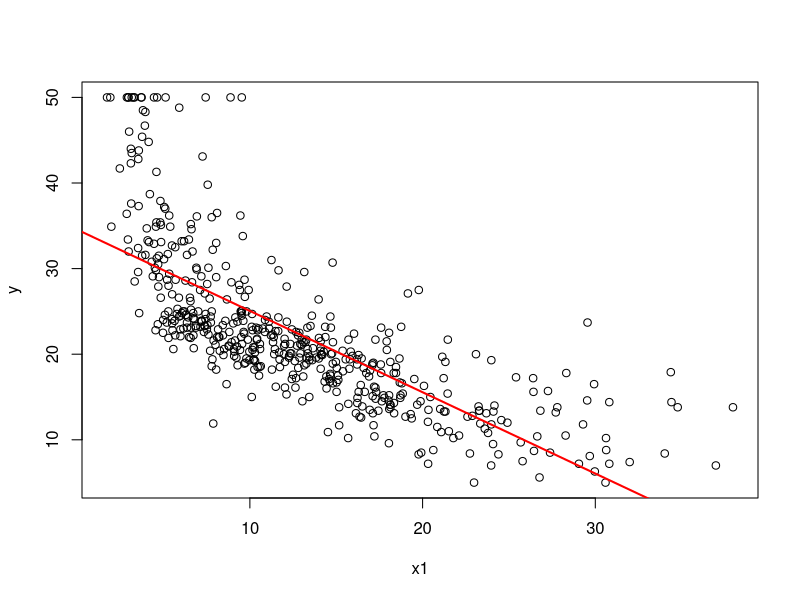
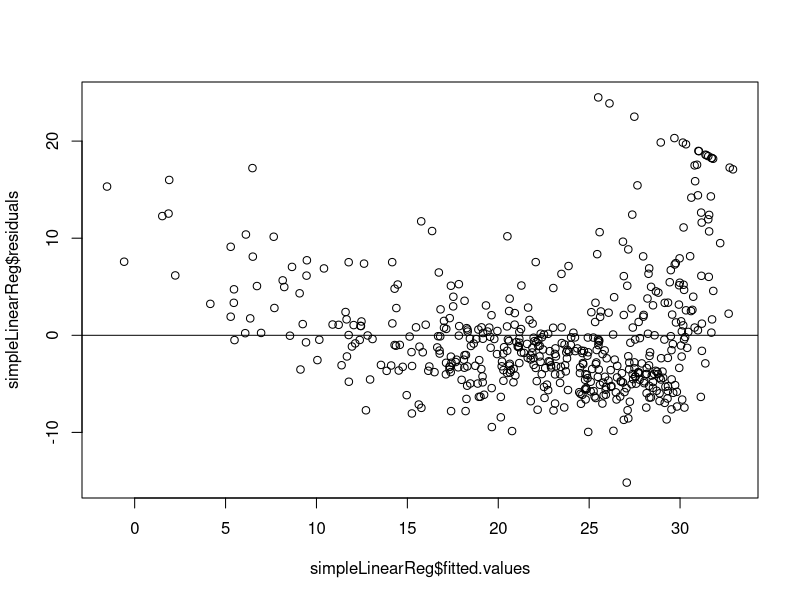
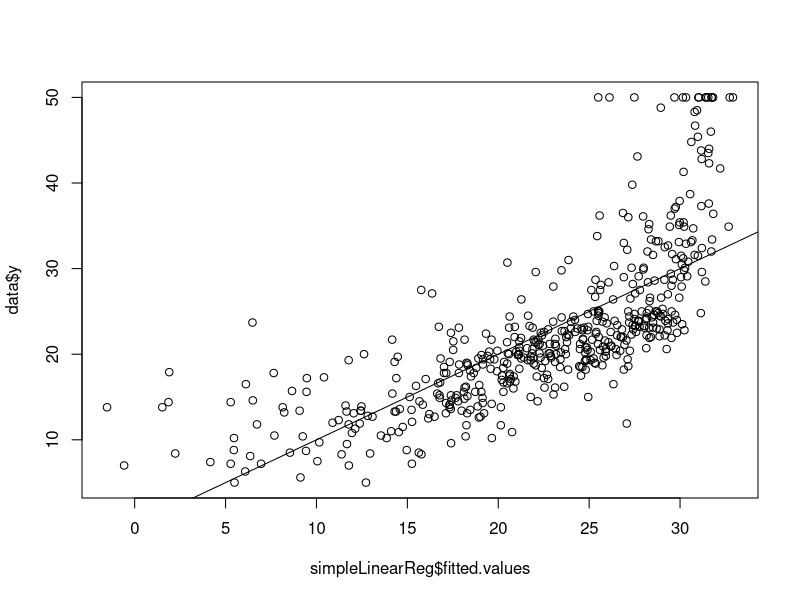
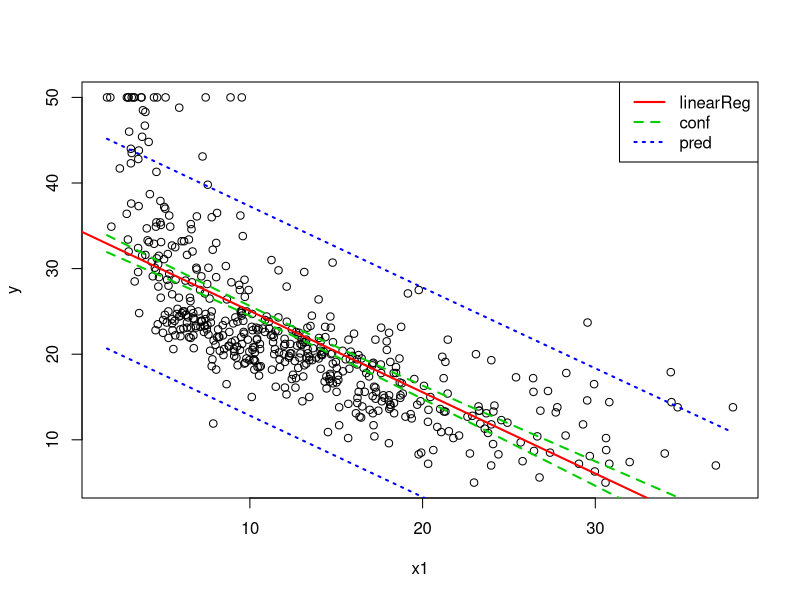
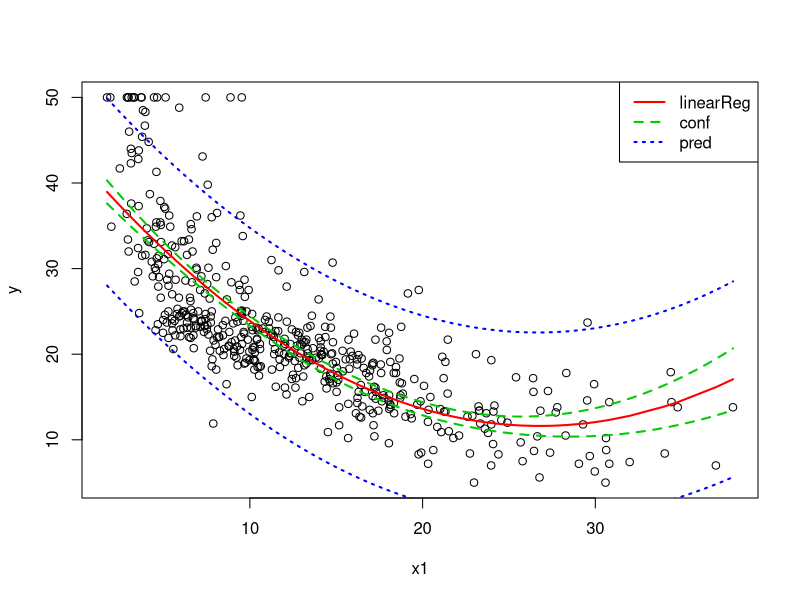

Here is the R script that generated these plots, in order:
# Adresse du dossier où vous travaillez
setwd("/home/charles/github/CREMIfiles/IF344_Analyse/apprentissageSuperviseRegression/Code")

# Packages utilisés dans la suite
library(MASS)
require(pls)
require(splines)

# Supprimer toutes les variables
rm(list=ls(all=TRUE))

# Utilisation de données sur data
# Affichage des informations
?Boston # help on Boston dataset from the lib MASS

# Affichage des données
print(Boston)

# Transformation des données
data <- Boston
data <- data.frame(
  y=Boston$medv,
  x1=Boston$lstat,
  x2=Boston$age,
  x3=Boston$crim,
  x4=Boston$zn,
  x5=Boston$indus,
  x6=Boston$chas,
  x7=Boston$nox,
  x8=Boston$rm,
  x9=Boston$dis,
  x10=Boston$rad,
  x11=Boston$tax,
  x12=Boston$ptratio,
  x13=Boston$black
)

# Paramètres
n <- length(data$y) # nb rows
alpha <- 0.05

## Mise en place de la régression linéaire [SIMPLE]
# Peut on utiliser x1 = pourcentage de la population pauvre
# pour prédire y = valeur médiane des maisons en milliers de dollars.
simpleLinearReg <- lm(y~x1, data=data) # fitting Linear Models

# Affichage du résultat de la régression linéaire
# épaisseur de la ligne = 2 ; couleur de la ligne = rouge
plot(y~x1, data=data)
abline(simpleLinearReg, lwd=2, col="red") # lwd : Line WiDth/thickness

# Affichage des résidus en fonction de la prédiction
plot(simpleLinearReg$fitted.values, simpleLinearReg$residuals)
abline(0, 0)

# Affichage des valeurs prédites en fonction des valeurs observées
plot(simpleLinearReg$fitted.values, data$y)
abline(0, 1)

# Affichage du résultat : calculer le risque à 5 % avec :
# la t-value / la p-value/ la statistique de Fisher
summary(simpleLinearReg)
# Risque à 5 % (pour la t-value / la statistique de Fisher)
qt(1-alpha/2, n-2) # t-value
qf(1-alpha/2, 1, n-2) # alpha Fisher

# Intervalle de confiance des paramètres estimés
# Risque à 5 % avec l’intervalle de confiance
confint(simpleLinearReg)
# on fait l'interval de confiance à 95% pour avoir 5% d'erreur
confint(simpleLinearReg, level=1-alpha)

# Adéquation au modèle avec le R^2
summary(simpleLinearReg)

# Prédiction d’une valeur ultérieure (valeur de x1 testée = 10)
# Intervalle de confiance pour la prédiction de y pour une valeur donnée de x1
predict(simpleLinearReg, data.frame(x1=10), interval="confidence")
# Intervalle de prédiction pour la prédiction de y pour une valeur donnée de x1
predict(simpleLinearReg, data.frame(x1=10), interval="prediction")

# Affichage de l’intervalle de confiance et de prédiction
seqx1 <- seq(min(data$x1), max(data$x1), length=50)
intpred <- predict(simpleLinearReg, data.frame(x1=seqx1), interval="prediction")[,c("lwr", "upr")]
intconf <- predict(simpleLinearReg, data.frame(x1=seqx1), interval="confidence")[,c("lwr", "upr")]
plot(data$y~data$x1, xlab="x1", ylab="y")
abline(simpleLinearReg, lwd=2, col="red")
# cbind(a, b) = column bund, combine a & b ; lty = Line sTYle (1: line, 2: dashed, 3: dotted...)
matlines(seqx1, cbind(intconf, intpred), lty=c(2, 2, 3, 3), col=c("green3", "green3", "blue", "blue"), lwd=c(2, 2))
legend("topright", lty=c(1, 2, 3), lwd=c(2, 2, 2), c("linearReg", "conf", "pred"), col=c("red", "green3", "blue"))

# Test de normalité des résidus
shapiro.test(resid(simpleLinearReg))

# Validation du modèle par validation croisée
MSE <- 0
for (i in 1:n) {
  dataToPredict <- data$y[i]
  dataTemp <- data[-c(i),]
  reg <- lm(y~x1, data=dataTemp)
  predictedValue <- predict(reg, data.frame(x1=data$x1[i]), interval="prediction")
  MSE <- MSE+(dataToPredict-predictedValue[1])^2
}
MSE <- MSE/n
cat("Valeur du résidu avec la validation croisée", MSE)

## Et le non linéaire ?
## Cas polynomial (simple = une variable)
degpoly <- 2
simplePolyReg <- lm(y~poly(x1, degpoly), data=data)

# Risque à 5 % (pour la t-value / la statistique de Fisher)
qt(1-alpha/2, n-2)
qf(1-alpha/2, 1, n-2)

# Intervalle de confiance des paramètres estimés
# Risque à 5 % avec l’intervalle de confiance
confint(simplePolyReg)

# Adéquation au modèle avec le R^2
summary(simplePolyReg)

# Affichage de l’intervalle de confiance et de prédiction
seqx1 <- seq(min(data$x1), max(data$x1), length=50)
intpred <- predict(simplePolyReg, data.frame(x1=seqx1), interval="prediction")[,c("lwr", "upr")]
intconf <- predict(simplePolyReg, data.frame(x1=seqx1), interval="confidence")[,c("lwr", "upr")]
plot(data$y~data$x1, xlab="x1", ylab="y")
pred <- predict(simplePolyReg, data.frame(x1=sort(data$x1)))
lines(sort(data$x1), pred, lwd=2, col="red")
matlines(seqx1, cbind(intconf, intpred), lty=c(2, 2, 3, 3), col=c("green3", "green3", "blue", "blue"), lwd=c(2, 2))
legend("topright", lty=c(1, 2, 3), lwd=c(2, 2, 2), c("linearReg", "conf", "pred"), col=c("red", "green3", "blue"))

# Test de normalité des résidus
shapiro.test(resid(simplePolyReg))

# Validation du modèle par validation croisée
MSE <- 0
for (i in 1:n) {
  dataToPredict <- data$y[i]
  dataTemp <- data[-c(i),]
  reg <- lm(y~poly(x1, degpoly), data=dataTemp)
  predictedValue <- predict(reg, data.frame(x1=data$x1[i]), interval="prediction")
  MSE <- MSE+(dataToPredict-predictedValue[1])^2
}
MSE <- MSE/n
# Valeur du résidu avec la validation croisée
print(MSE)
